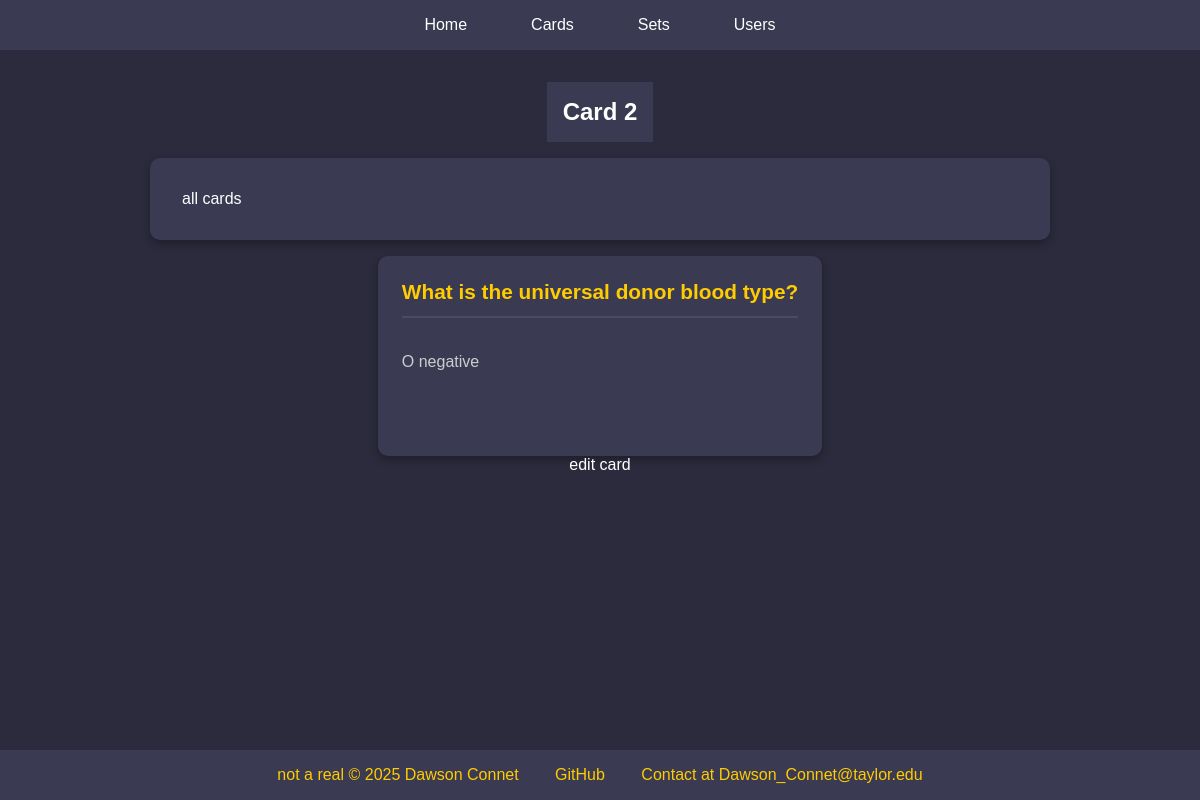
/cards/2, run on the app's committed database.
### db/models.py (models this page shows)
class Card(SQLModel, table=True):
    id: int | None = Field(default=None, primary_key=True)
    front: str
    back: str
    set_id: int | None = Field(default=None, foreign_key="set.id")
    set: Set | None = Relationship(back_populates="cards")

### routers/cards.py (the view)
@router.get("/{card_id}", name="get_card", response_class=HTMLResponse)
async def get_card_by_id(request: Request, card_id: int, session: SessionDep):
    db_card = session.exec(select(Card).where(Card.id == card_id)).first()
    return templates.TemplateResponse(request, "cards/card.html", {"card": db_card})

### templates/cards/card.html
{% extends "base.html" %}
{% block head %}
    {{ super() }}
{% endblock %}
{% block content %}
    <header>
    <link href="{{ url_for('static', path='css/styles.css') }}" rel="stylesheet">
    <h1>Card {{ card.id }}</h1>
    </header>
    <body>
    <div  class="content"><a href="/cards">all cards</a></div>
    <div class="card">
    <div class="front">{{ card.front }}</div>
    <div class="back">{{ card.back }}</div>
    </div>
    <a href="{{card.id}}/edit">edit card</a>
    </body>
{% endblock %}

### static/css/styles.css (style rules this page uses)
* { margin: 0; padding: 0; box-sizing: border-box; }
body { display: flex; flex-direction: column; min-height: 100vh; background-color: #2b2b3d; color: white; font-family: sans-serif; }
header { background-color: #3a3a52; padding: 1rem; }
.content { width: 100%; max-width: 900px; background-color: #3a3a52; padding: 2rem; margin: 1rem 0; border-radius: 10px; box-shadow: 0 4px 8px rgba(0, 0, 0, 0.3); }
a { color: white; text-decoration: none; }
.card { background-color: #3a3a52; padding: 1.5rem; border-radius: 10px; box-shadow: 0 4px 8px rgba(0, 0, 0, 0.3); transition: 0.3s; min-height: 200px; max-height: 200px; overflow: hidden; display: flex; flex-direction: column; }
.card .front { font-size: 1.3rem; font-weight: bold; color: #ffcc00; margin-bottom: 1rem; padding-bottom: 0.75rem; border-bottom: 2px solid #4a4a62; }
.card .back { font-size: 1rem; color: #ddd; margin-top: 1rem; line-height: 1.5; opacity: 0.9; }

### data on the page
Card: id "2", front "What is the universal donor blood type?", back "O negative"
